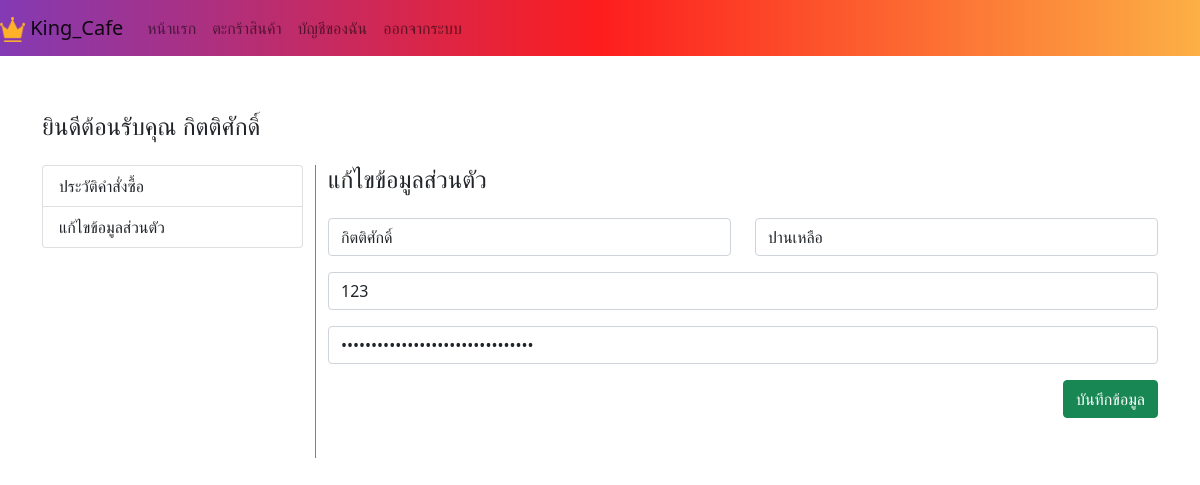
Screenshot of /user_setting.php (signed in) with the database file from the repository.
### tables this page shows
CREATE TABLE `customer` (
  `c_id` int(11) NOT NULL,
  `fname` varchar(99) NOT NULL,
  `lname` varchar(88) NOT NULL,
  `username` varchar(99) NOT NULL,
  `password` varchar(99) NOT NULL
);

### user_setting.php (the view, shortened to what this page needs)
<?php
include 'admin/assets/php/connect.php';
$c_id = $_SESSION['c_id'];
$nsql = "select fname from customer where c_id = '$c_id'";
$nload = $con->query($nsql);
if($ndata = $nload->fetch_assoc()) $fname = $ndata['fname'];
?>
<html>
<head>
    <link rel="stylesheet" href="https://stackpath.bootstrapcdn.com/bootstrap/5.0.0-alpha2/css/bootstrap.min.css">
</head>
<body>
<?php require_once 'assets/navbar.php'?>
<div class="container" style="margin-top: 7.0rem!important;">
    <div class="row">
        <div class="mb-3 col-lg-12">
            <h4 >ยินดีต้อนรับคุณ <?php echo $fname ?></h4>
        </div>
        <div class="col-lg-3">
            <div class="list-group">
                <a href="user.php" class="list-group-item">ประวัติคำสั่งซื้อ</a>
                <a href="user_setting.php" class="list-group-item">แก้ไขข้อมูลส่วนตัว</a>
            </div>
        </div>
        <div class="col-lg-9" style="border-left: 1px solid gray">
            <h4>แก้ไขข้อมูลส่วนตัว</h4>
            <form action="assets/php/update_user.php" method="post">
                    <div class="row my-4">
                        <?php
                        $sql ="select * from customer where c_id = '$c_id'";
                        $load =$con->query($sql);
                        if($data = $load->fetch_assoc()):
                        ?>
                        <div class="mb-3 col-lg-6">
                            <input type="text" name="fname" value="<?php echo $data['fname'] ?>" required class="form-control">
                        </div>
                        <div class="mb-3 col-lg-6">
                            <input type="text" name="lname" value="<?php echo $data['lname'] ?>" required class="form-control">
                        </div>
                        <div class="mb-3 col-lg-12">
                            <input type="text" name="username" value="<?php echo $data['username'] ?>" required class="form-control">
                        </div>
                        <div class="mb-3 col-lg-12">
                            <input type="password" name="password" value="<?php echo $data['password'] ?>" required class="form-control">
                        </div>
                        <div class="mb-3 col-lg-12">
                            <button class="btn btn-success" style="float: right">บันทึกข้อมูล</button>
                        </div>
                        <?php
                        endif;
                        ?>
                    </div>
            </form>
        </div>
    </div>
</div>
</body>
</html>

### rows the page displays
customer: fname "กิตติศักดิ์", lname "ปานเหลือ", username "123"
